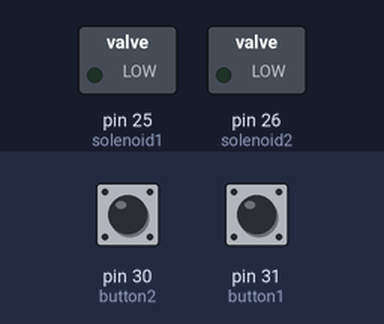
A sketch run on a simulated Arduino Mega 2560, built with avr-gcc and run on an emulated ATmega2560. Parts: switched loads named in the sketch (green lamp = pin HIGH). Inputs (shaded band) come from the test bench; at power-on: pin 31 (button1) LOW, pin 30 (button2) LOW. What the sketch prints to the serial monitor is not drawn.

Above: at 1.2 s.
1.3 s: pin 31 (button1) pulled HIGH for 0.15 s
At 1.38 s:
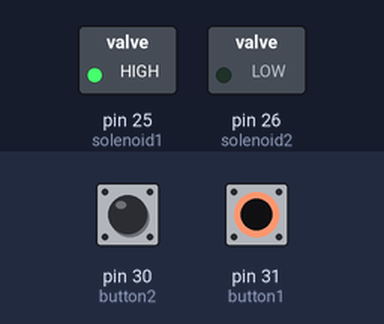
2.9 s: pin 30 (button2) pulled HIGH for 0.15 s
At 2.98 s:
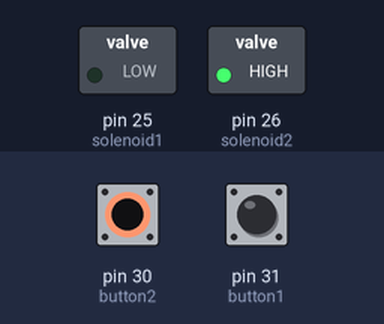
4.5 s: pin 30 (button2) pulled HIGH for 3.2 s
At 8.9 s:
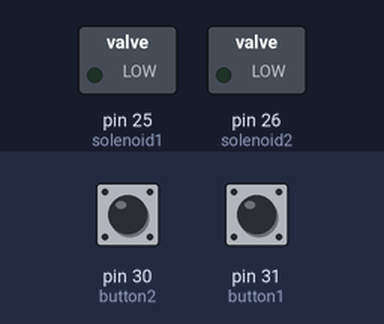
9.2 s: pin 31 (button1) pulled HIGH for 3.2 s
At 10.1 s:
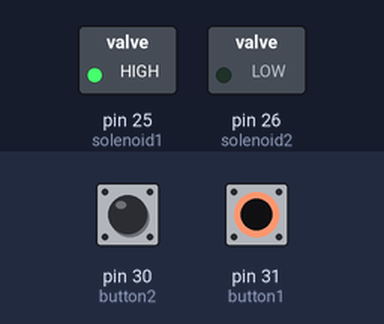
13.9 s: pin 30 (button2) driven HIGH and pin 31 (button1) driven HIGH
At 14.9 s:
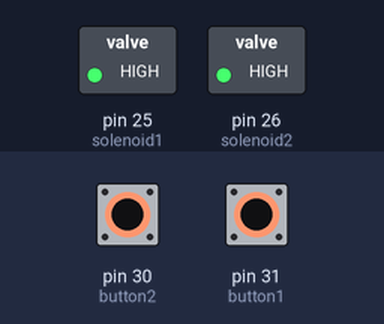
Timing chart, 0 to 16.4 s (numbered marks = the images above; inputs shaded):
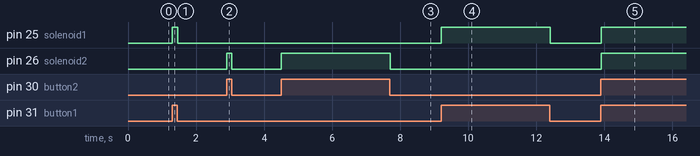

The sketch:

solenoid_control.ino
```cpp
int solenoid1 = 25;//green wire
int solenoid2 = 26;//white wire
//int solenoid3 = 23;//blue wire
int button2 = 30;//yellow wire
int button1 = 31;//green wire

void setup() {
  //setting up the pins for the solenoid
  Serial.begin(9600);
  pinMode(solenoid1, OUTPUT);
  pinMode(solenoid2, OUTPUT);
  //pinMode(solenoid3, OUTPUT);
  pinMode(button2, INPUT);
  pinMode(button1, INPUT);

}

void loop() {
  // put your main code here, to run repeatedly:

  int butt = digitalRead(button1);
  int butt2 = digitalRead(button2);
  Serial.println(butt);
  if(butt == HIGH){
    digitalWrite(solenoid1, HIGH);
    //butt = LOW;
  }
  else
  {
    digitalWrite(solenoid1 , LOW);
  }

  if(butt2 == HIGH){
    digitalWrite(solenoid2, HIGH);
    butt2 = LOW;
  }else{
    digitalWrite(solenoid2, LOW);
  }

  //delay(2);
  /*
  digitalWrite(solenoid3, HIGH);
  delay(500);
  digitalWrite(solenoid3, LOW);
  delay(500);
  */


}
```

Measured:
- after the input at 1.3 s, pin 25 (solenoid1): LOW → HIGH at once, → LOW 0.15 s later
- after the input at 2.9 s, pin 26 (solenoid2): LOW → HIGH at once, → LOW 0.15 s later
- after the input at 4.5 s, pin 26 (solenoid2): LOW → HIGH at once, → LOW 3.2 s later
- after the input at 9.2 s, pin 25 (solenoid1): LOW → HIGH at once, → LOW 3.2 s later
- after the input at 13.9 s, pin 25 (solenoid1), pin 26 (solenoid2): LOW → HIGH at once
